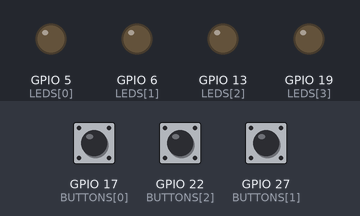
Simulated run of this program. Board: Raspberry Pi (BCM pin numbers). Shown: output pins drawn as LEDs (lit = HIGH). The inputs (shaded band) are chosen by the test bench; at power-on: GPIO 17 (BUTTONS[0]) LOW, GPIO 22 (BUTTONS[2]) LOW, GPIO 27 (BUTTONS[1]) LOW.

Above: at 1.2 s.
1.3 s: GPIO 17 (BUTTONS[0]) pulled HIGH for 0.15 s
At 2.1 s:
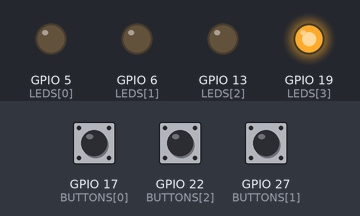
3.9 s: GPIO 22 (BUTTONS[2]) pulled HIGH for 0.15 s
At 4.0 s:
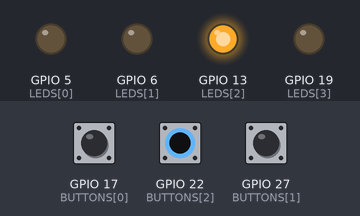
5.6 s: GPIO 27 (BUTTONS[1]) pulled HIGH for 0.15 s
At 5.7 s:
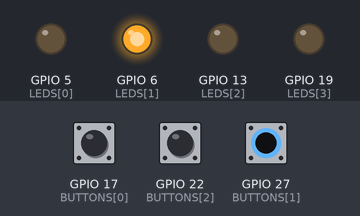
7.3 s: GPIO 27 (BUTTONS[1]) pulled HIGH for 3.2 s
At 10.9 s:
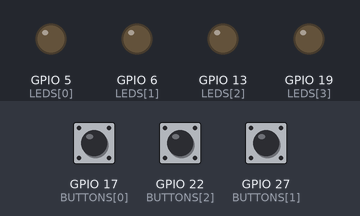
12.0 s: GPIO 17 (BUTTONS[0]) pulled HIGH for 3.2 s
At 13.2 s:
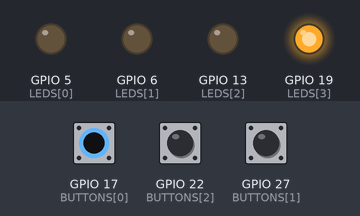
16.8 s: GPIO 22 (BUTTONS[2]) driven HIGH and GPIO 27 (BUTTONS[1]) driven HIGH
At 18.1 s:
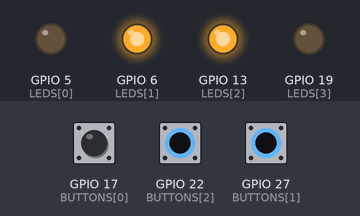
Timing chart, 0 to 19.3 s (numbered marks = the images above; inputs shaded):
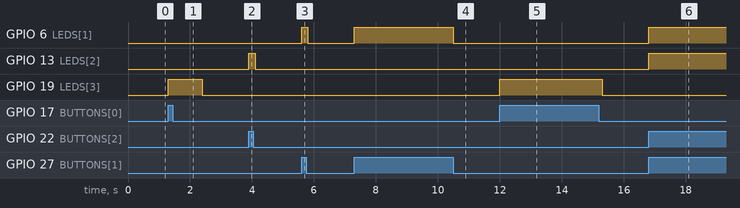

The program:

robienie_na_RPI.py
```python
import RPi.GPIO as GPIO
import time

# Konfiguracja pinów
BUTTONS = [17, 27, 22]  # Piny GPIO dla przycisków: B1, B2, B3
LEDS = [5, 6, 13, 19]  # Piny GPIO dla diod: L1, L2, L3, L4

# Ustawienie trybu numeracji i konfiguracja pinów
GPIO.setmode(GPIO.BCM)
for button in BUTTONS:
    GPIO.setup(button, GPIO.IN, pull_up_down=GPIO.PUD_DOWN)
for led in LEDS:
    GPIO.setup(led, GPIO.OUT)
    GPIO.output(led, GPIO.LOW)

try:
    while True:
        # Odczyt stanów przycisków
        B1 = GPIO.input(BUTTONS[0])
        B2 = GPIO.input(BUTTONS[1])
        B3 = GPIO.input(BUTTONS[2])

        # Logika dla L1
        if B1 == GPIO.HIGH and B2 == GPIO.HIGH and B3 == GPIO.HIGH:
            GPIO.output(LEDS[0], GPIO.HIGH)
        else:
            GPIO.output(LEDS[0], GPIO.LOW)

        # Logika dla L2
        if B2 == GPIO.HIGH:
            GPIO.output(LEDS[1], GPIO.HIGH)
        else:
            GPIO.output(LEDS[1], GPIO.LOW)

        # Logika dla L3
        if B3 == GPIO.HIGH:
            GPIO.output(LEDS[2], GPIO.HIGH)
        else:
            GPIO.output(LEDS[2], GPIO.LOW)

        # Logika dla L4
        if B3 == GPIO.LOW and B2 == GPIO.LOW and B1 == GPIO.HIGH:
            GPIO.output(LEDS[3], GPIO.HIGH)
            time.sleep(1)  # dodane, żeby dioda od razu nie gasła
        else:
            GPIO.output(LEDS[3], GPIO.LOW)

        # Krótkie opóźnienie, aby uniknąć błędów odczytu
        time.sleep(0.1)  # w sekundach

except KeyboardInterrupt:
    print("Przerwanie programu")

finally:
    GPIO.cleanup()
```

Measured:
- after the input at 1.3 s, GPIO 19 (LEDS[3]): LOW → HIGH at once, → LOW 1.1 s later
- after the input at 3.9 s, GPIO 13 (LEDS[2]): LOW → HIGH at once, → LOW 0.20 s later
- after the input at 5.6 s, GPIO 6 (LEDS[1]): LOW → HIGH at once, → LOW 0.20 s later
- after the input at 7.3 s, GPIO 6 (LEDS[1]): LOW → HIGH at once, → LOW 3.2 s later
- after the input at 12.0 s, GPIO 19 (LEDS[3]): LOW → HIGH at once, → LOW 3.3 s later
- after the input at 16.8 s, GPIO 6 (LEDS[1]), GPIO 13 (LEDS[2]): LOW → HIGH at once
